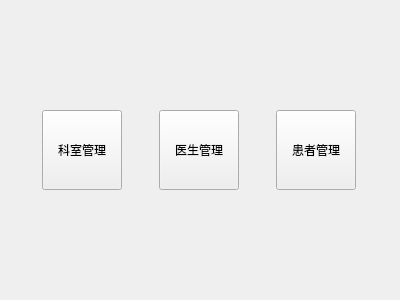
<?xml version="1.0" encoding="UTF-8"?>
<ui version="4.0">
 <class>WelcomeView</class>
 <widget class="QWidget" name="WelcomeView">
  <property name="geometry">
   <rect>
    <x>0</x>
    <y>0</y>
    <width>400</width>
    <height>300</height>
   </rect>
  </property>
  <property name="windowTitle">
   <string>欢迎</string>
  </property>
  <layout class="QVBoxLayout" name="verticalLayout">
   <item>
    <spacer name="verticalSpacer">
     <property name="orientation">
      <enum>Qt::Orientation::Vertical</enum>
     </property>
     <property name="sizeHint" stdset="0">
      <size>
       <width>20</width>
       <height>88</height>
      </size>
     </property>
    </spacer>
   </item>
   <item>
    <layout class="QHBoxLayout" name="horizontalLayout">
     <item>
      <widget class="QPushButton" name="btDepartment">
       <property name="minimumSize">
        <size>
         <width>80</width>
         <height>80</height>
        </size>
       </property>
       <property name="maximumSize">
        <size>
         <width>80</width>
         <height>80</height>
        </size>
       </property>
       <property name="text">
        <string>科室管理</string>
       </property>
      </widget>
     </item>
     <item>
      <widget class="QPushButton" name="btDoctor">
       <property name="minimumSize">
        <size>
         <width>80</width>
         <height>80</height>
        </size>
       </property>
       <property name="maximumSize">
        <size>
         <width>80</width>
         <height>80</height>
        </size>
       </property>
       <property name="text">
        <string>医生管理</string>
       </property>
      </widget>
     </item>
     <item>
      <widget class="QPushButton" name="btPatient">
       <property name="minimumSize">
        <size>
         <width>80</width>
         <height>80</height>
        </size>
       </property>
       <property name="maximumSize">
        <size>
         <width>80</width>
         <height>80</height>
        </size>
       </property>
       <property name="text">
        <string>患者管理</string>
       </property>
      </widget>
     </item>
    </layout>
   </item>
   <item>
    <spacer name="verticalSpacer_2">
     <property name="orientation">
      <enum>Qt::Orientation::Vertical</enum>
     </property>
     <property name="sizeHint" stdset="0">
      <size>
       <width>20</width>
       <height>88</height>
      </size>
     </property>
    </spacer>
   </item>
  </layout>
 </widget>
 <resources/>
 <connections/>
</ui>
